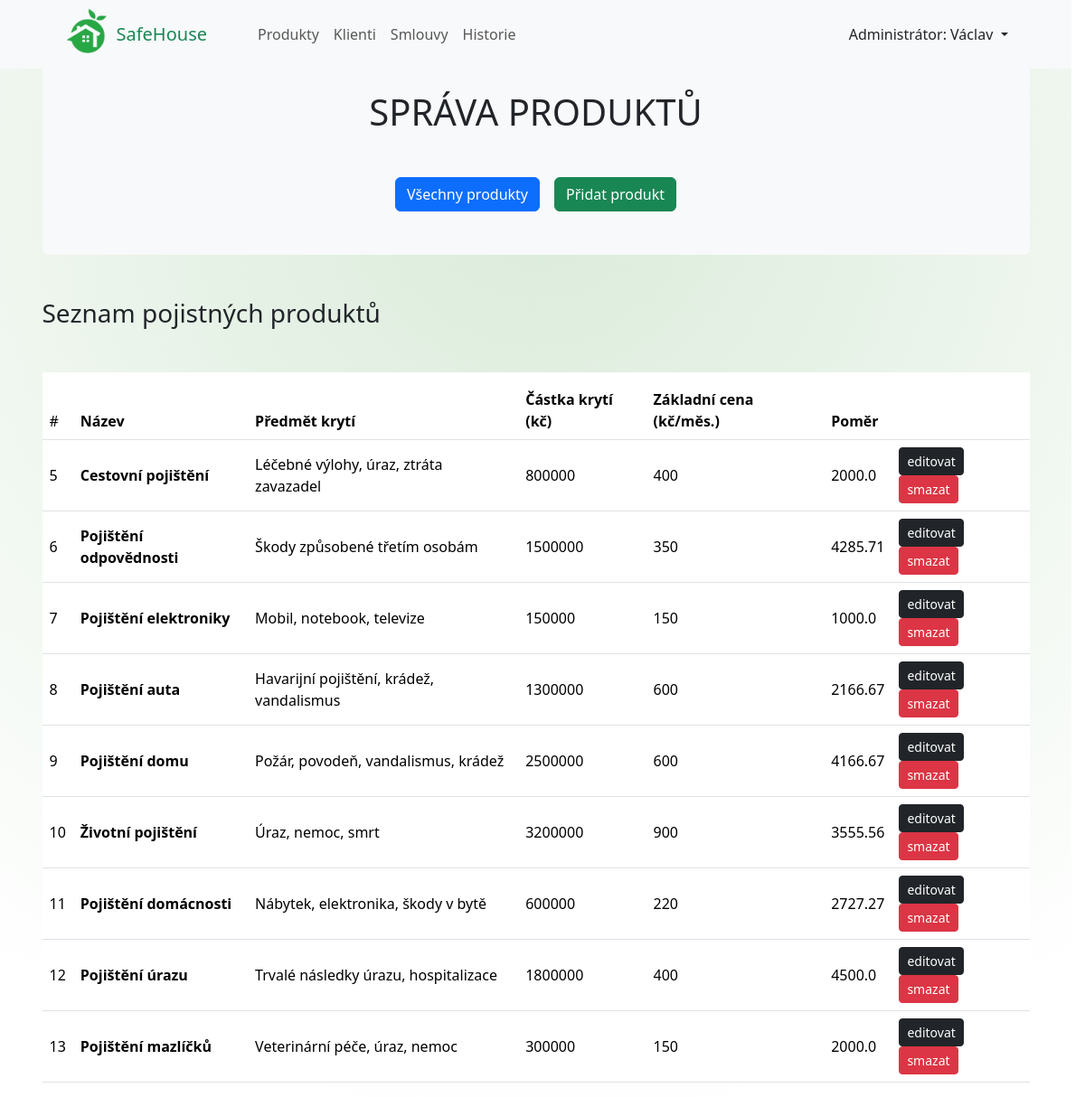
Page /produkty on the earlier database version.
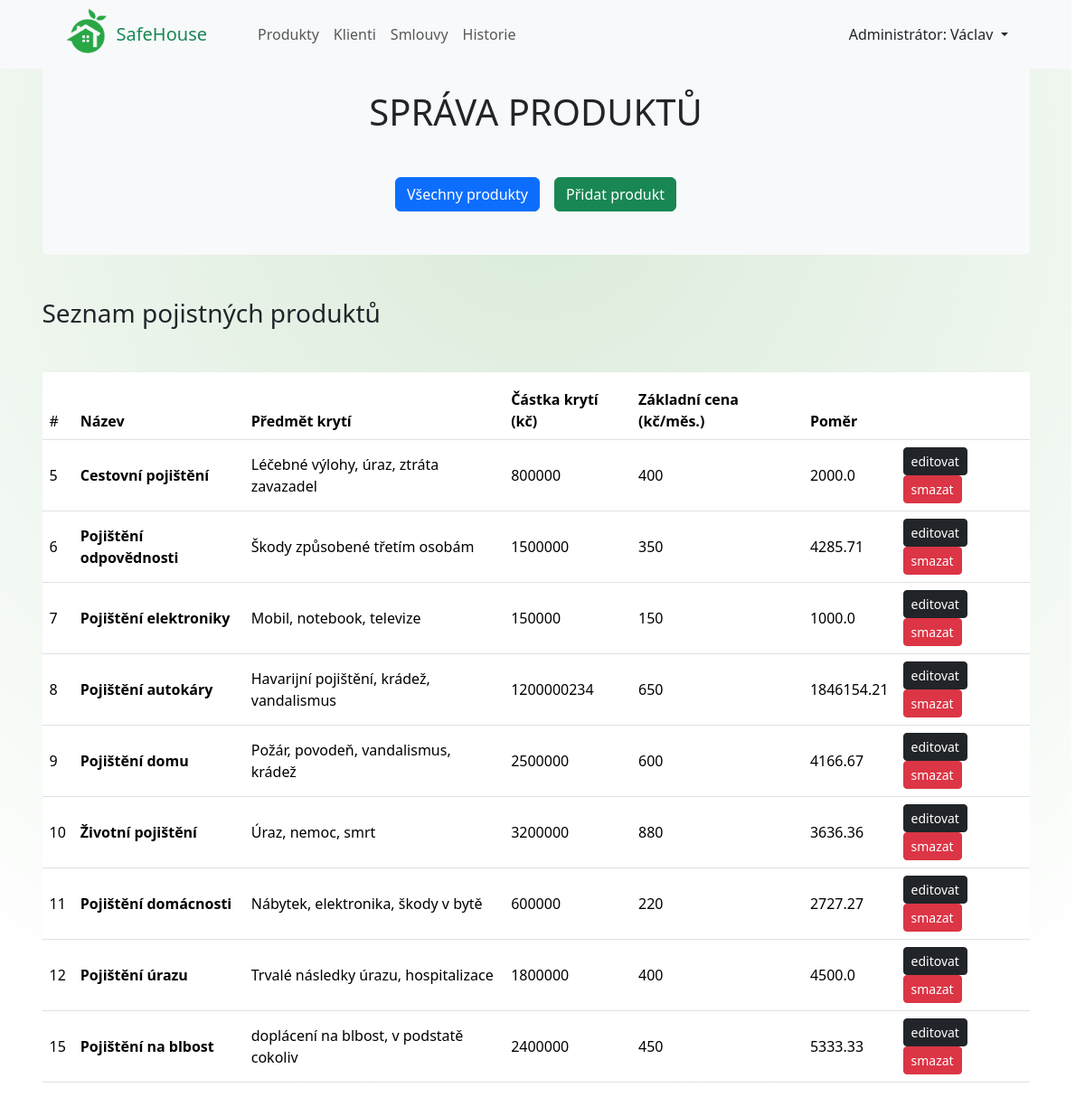
Same page on the later database version.
### pojistenci_app/models.py (models this page shows, shortened)
class Produkty(models.Model):
    nazev = models.CharField(max_length=80, verbose_name="Název pojištění")
    predmet_kryti = models.CharField(
        max_length=200, verbose_name="Předmět krytí")
    zakladni_castka = models.IntegerField(
        verbose_name="Základní částka krytí")
    zakladni_cena = models.IntegerField(verbose_name="Základní cena")
    pomer = models.FloatField("Poměr mezi částkou krytí a cenou pojištění")
    class Meta:
        verbose_name = "Produkt"
        verbose_name_plural = "Produkty"

### pojistenci_app/views.py (the view)
# urls.py: path('produkty',
def produkty(request):
    pojistovaci_produkty = Produkty.objects.all()
    return render(request, 'pojistenci_app/produkty.html', {'produkty': pojistovaci_produkty})

### pojistenci_app/templates/pojistenci_app/produkty.html (shortened to what this page needs)
{% extends "base.html" %}
{% load static %}
{% block styles %}
    <link rel="stylesheet" href={% static "pojistenci_app/produkty.css" %}>
{% endblock styles %}
{% block content %}
    <div class="container-md">
        <h1 class="text-center pt-4 bg-light mb-0">SPRÁVA PRODUKTŮ</h1>
        <div class="bg-light p-5 mb-5 d-flex gap-3 justify-content-center rounded-bottom">
            <a class="btn btn-primary" href={% url "produkty" %}>Všechny produkty</a>
            <a class="btn btn-success" href={% url "pridat_produkt" %}>Přidat produkt</a>
        </div>
        {% if pridat or editovat or vymazat %}
            {% block form %}
            {% endblock form %}
        {% else %}
        <h3 class="mb-5">Seznam pojistných produktů</h3>
        <table class="table table-hover" id="vsechny_produkty">
            <thead>
            <tr>
                <td scope="col">#</td>
                <th scope="col">Název</th>
                <th scope="col">Předmět krytí</th>
                <th scope="col">Částka krytí (kč)</th>
                <th scope="col">Základní cena (kč/měs.)</th>
                <th scope="col">Poměr</th>
                <th scope="col"></th>
            </tr>
            </thead>
            <tbody>
            {% for produkt in produkty %}
            <tr style="vertical-align: middle;">
                <td scope="row">{{ produkt.id }}</td>
                <th>{{ produkt.nazev }}</th>
                <td>{{ produkt.predmet_kryti }}</td>
                <td>{{ produkt.zakladni_castka }}</td>
                <td>{{ produkt.zakladni_cena }}</td>
                <td>{{ produkt.pomer }}</td>
                <td>
                    <a class="btn btn-dark btn-sm" href={% url "editovat_produkt" produkt.id %}>editovat</a>
                    <a class="btn btn-danger btn-sm" href={% url "vymazat_produkt" produkt.id %}>smazat</a>
                </td>
            </tr>
            {% endfor %}
            </tbody>
        </table>
        {% endif %}
    </div>
{% endblock content %}

Differences in the rows shown:
removed Produkty: id "13", nazev "Pojištění mazlíčků", predmet_kryti "Veterinární péče, úraz, nemoc", zakladni_castka "300000", zakladni_cena "150", pomer "2000.0"
changed Produkty "Havarijní pojištění, krádež, vandalismus": nazev "Pojištění auta" → "Pojištění autokáry"; zakladni_castka "1300000" → "1200000234"; zakladni_cena "600" → "650"; pomer "2166.67" → "1846154.21"
changed Produkty "Životní pojištění": zakladni_cena "900" → "880"; pomer "3555.56" → "3636.36"
added Produkty: id "15", nazev "Pojištění na blbost", predmet_kryti "doplácení na blbost, v podstatě cokoliv", zakladni_castka "2400000", zakladni_cena "450", pomer "5333.33"
